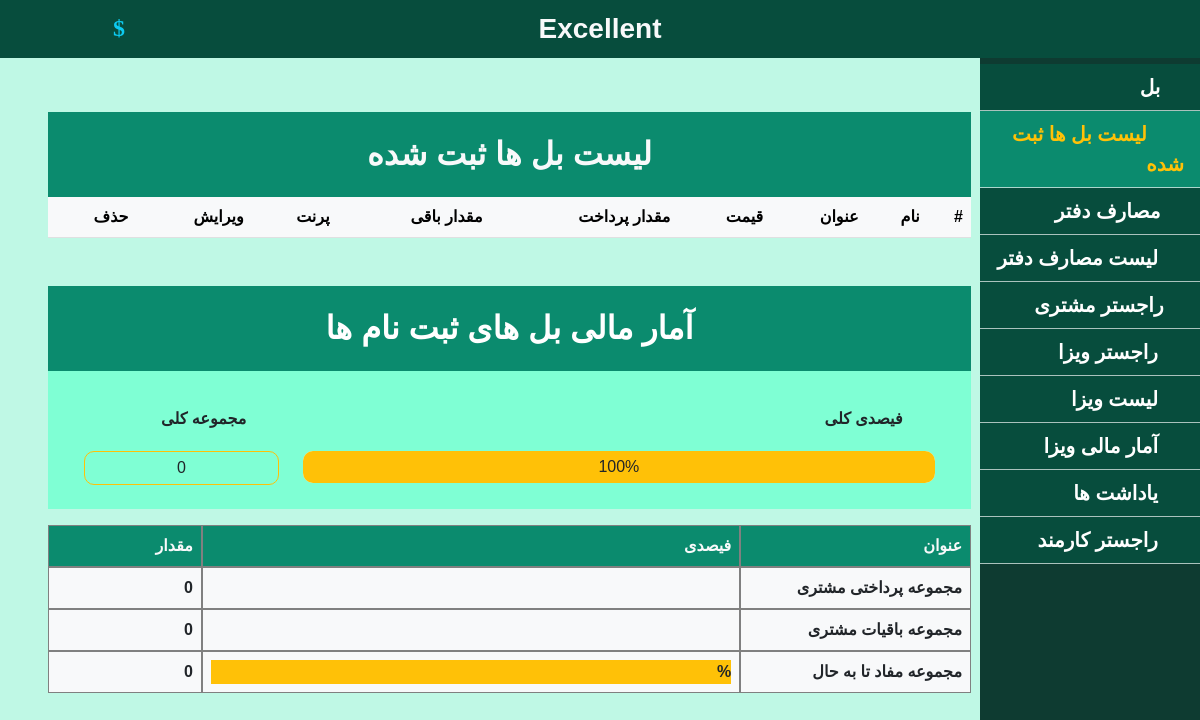
The app's page /billListing, older data.
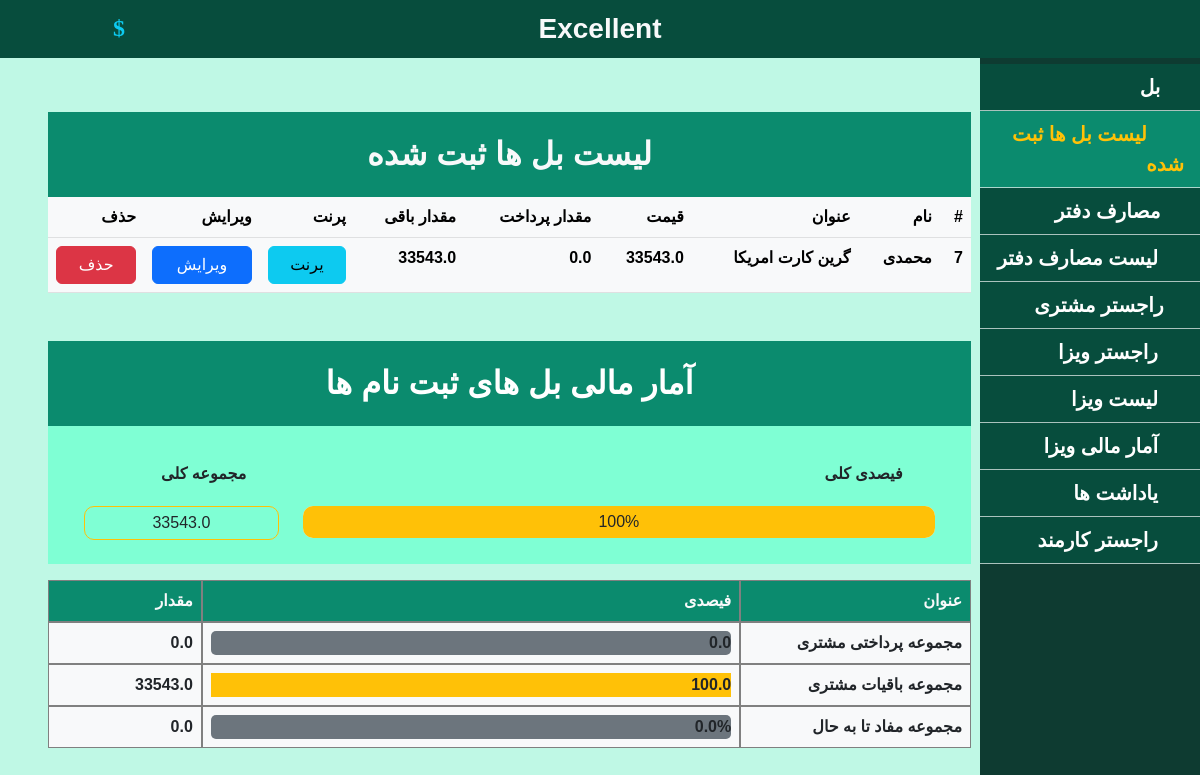
The same page, newer data.
### travel_tour/models.py (models this page shows, shortened)
class Bill(models.Model):
    name = models.CharField(max_length=50)
    reciveddoc = models.CharField(max_length=50)
    visatype = models.ForeignKey(VisaType, on_delete=models.CASCADE,null=True)
    othertype = models.ForeignKey(otherbill,on_delete=models.CASCADE,null=True)
    date = models.DateField(auto_now = True)
    price = models.FloatField()
    payed = models.FloatField()
    money = models.ForeignKey(Money, on_delete=models.CASCADE)
    duration = models.IntegerField(null=True)
    isdone = models.BooleanField(default=False)
    cr = models.BooleanField(default=False)
    cv = models.BooleanField(default=False)

class otherbill(models.Model):
    title = models.CharField(max_length=50)

### travel_tour/views.py (the view)
# urls.py: path("billListing", billListing, name="billListing")
def billListing(request):
    context = {}
    records = mod.Bill.objects.filter(visatype=None, cr=True)
    myrecords = []
    totalprice = 0
    totalpayed = 0
    totalremain = 0
    for record in records:
        reco = {}
        reco['zero'] = record.id
        reco['one'] = record.name
        reco['two'] = record.othertype.title
        reco['three'] = record.price
        reco['four'] = record.payed
        remaining_amount = record.price - record.payed
        reco['five'] = remaining_amount
        reco['money'] = record.money.money_type
        myrecords.append(reco)
        totalprice += record.price
        totalpayed += record.payed
        totalremain += remaining_amount
    context['records'] = myrecords
    context["totalprice"] = totalprice
    context['totalpayed'] = totalpayed
    context['totalremain'] = totalremain
    context["totalpriceper"] = 100
    if totalprice > 0:
        context['totalpayedper'] = round( totalpayed * 100 / totalprice,2)
        context['totalremainper'] = round(totalremain * 100 / totalprice,2)
    context['page'] = 'بل های ثبت شده'
    context['billlisting'] = ' text-warning sub-bg ps-3'
    return render(request, 'billing/billlisting.html', context)

### templates/billing/billlisting.html (shortened to what the changed rows need)
{% extends 'shared/_MainLayout.html' %}
{% load static %}
{% block content %}
<div class="body p-5 mt-3">
        <div class="list sub-bg" id="list">
              <table class="table table-light fw-bold">
                <thead >
                  <tr>
                    <th scope="col">#</th>
                    <th scope="col"> نام</th>
                    <th scope="col"> عنوان</th>
                    <th scope="col">قیمت</th>
                    <th scope="col">مقدار پرداخت</th>
                    <th scope="col">مقدار باقی</th>
                    <th scope="col">پرنت </th>
                    <th scope="col">ویرایش </th>
                    <th scope="col">حذف</th>
                  </tr>
                </thead>
                <tbody>
                 {% for items in records%}
                 <tr>
                    <th scope="row">{{ items.zero }}</th>
                    <td>{{ items.one }}</td>
                    <td>{{ items.two }}</td>
                    <th scope="col">{{items.three}}</th>
                    <th scope="col">{{items.four}}</th>
                    <th scope="col">{{items.five}}</th>
                    <td><a href="billprint/{{items.zero}}" onclick="printPdf('billprint/{{items.zero}}'); return false;" class="btn btn-info w-100">یرنت</a></td>
                    <td><a href="updateBill/{{items.zero}}" class="btn btn-primary w-100">ویرایش</a></td>
                    <td> <button type="button" class="btn btn-danger w-100" data-bs-toggle="modal"
                        data-bs-target="#confirmationModal-{{ items.zero }}">
                        حذف
                    </button>
                    </td>
                  </tr>
                 {% endfor %}
                </tbody>
              </table>
        </div>
        <div class="detial mt-5">
            <div class="search_filter p-4" style="background-color: aquamarine;">
                <div class="row m-0">
                  <div class="col-3 mt-2">
                    <div class='text-dark py-1 mt-2 text-center border border-warning' style="width: 100%; border-radius:10px">{{totalprice}}</div>
                  </div>
                </div>
            </div>
            <div class="row m-0 bg-light mt-3 ">
              <div class="row m-0 p-0">
                  <div class="col-3 text-dark p-2 fw-bold" style="border: 1px solid grey;">مجموعه پرداختی مشتری</div>
                  <div class="col-7 text-dark p-2 fw-bold" style="border: 1px solid grey;">
                    <div class="m-0 bg-secondary" style="width: 100%; border-radius:5px;">
                      <div class="m-0 bg-warning" style="width: {{totalpayedper}}%; border-raduis:5px;">{{totalpayedper}}</div>
                    </div>
                  </div>
                  <div class="col-2 text-dark p-2 fw-bold" style="border: 1px solid grey;">{{totalpayed}}</div>
              </div>
              <div class="row m-0 p-0">
                  <div class="col-3 text-dark p-2 fw-bold" style="border: 1px solid grey;">مجموعه باقیات مشتری</div>
                  <div class="col-7 text-dark p-2 fw-bold" style="border: 1px solid grey;">
                    <div class="m-0 bg-secondary" style="width: 100%; border-radius:5px;">
                      <div class="m-0 bg-warning" style="width: {{totalremainper}}%; border-raduis:5px;">{{totalremainper}}</div>
                    </div>
                  </div>
                  <div class="col-2 text-dark p-2 fw-bold" style="border: 1px solid grey;">{{totalremain}}</div>
              </div>
              <div class="row m-0 p-0">
                  <div class="col-3 text-dark p-2 fw-bold" style="border: 1px solid grey;">مجموعه مفاد تا به حال</div>
                  <div class="col-7 text-dark p-2 fw-bold" style="border: 1px solid grey;">
                    <div class="m-0 bg-secondary" style="width: 100%; border-radius:5px;">
                      <div class="m-0 bg-warning" style="width: {{totalpayedper}}%; border-raduis:5px;">{{totalpayedper}}%</div>
                    </div>
                  </div>
                  <div class="col-2 text-dark p-2 fw-bold" style="border: 1px solid grey;">{{totalpayed}}</div>
              </div>
            </div>
          </div>
    </div>
{% endblock content %}

Row changes from the older to the newer data that the page shows:
added Bill: one "محمدی", three "33543.0", four "0.0"
added otherbill: two "گرین کارت امریکا"
Text that changed along with them:
{{ totalprice }}: "0" → "33543.0"
{{ totalpayedper }}: (not shown) → "0.0"
{{ totalpayed }}: "0" → "0.0"
{{ totalremainper }}: (not shown) → "100.0"
{{ totalremain }}: "0" → "33543.0"
new list line: "7 33543.0 یرنت ویرایش حذف"
